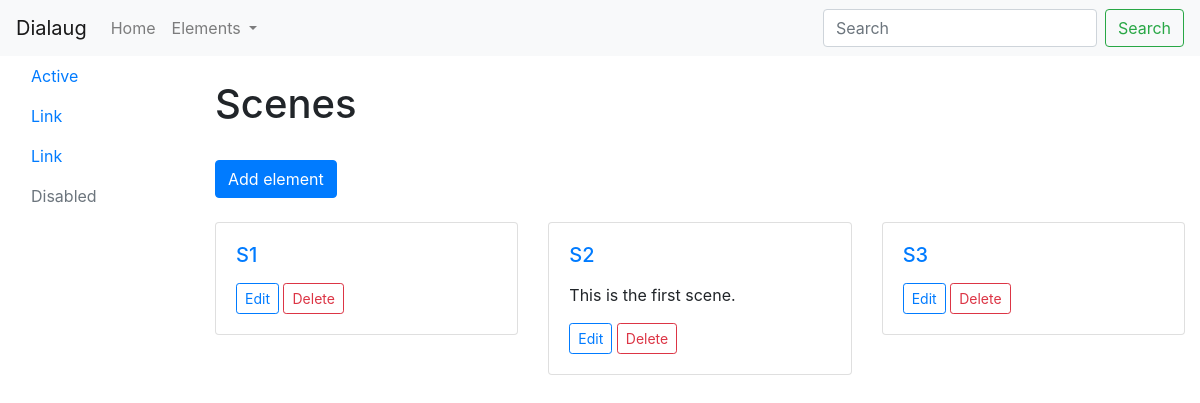
The page /scenes/ on the database as committed earlier.
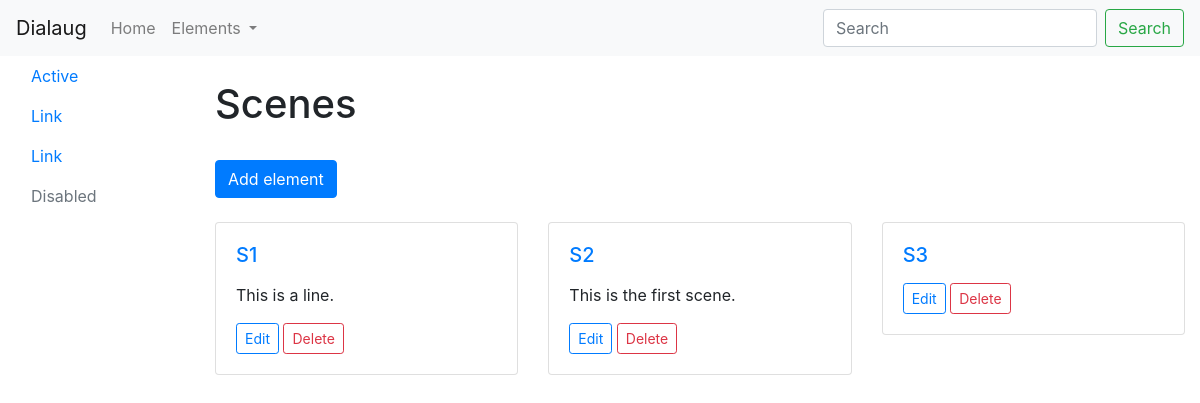
The same page on the database as committed later.
### scenes/models.py (models this page shows, shortened)
class Scene(models.Model):
    description = models.TextField(default='')
    characters = models.ManyToManyField(Character)
    def get_absolute_url(self):
        return reverse('scenes:show-scene', kwargs={'pk': self.pk})
    def get_edit_url(self):
        return reverse('scenes:edit-scene', kwargs={'pk': self.pk})
    def get_delete_url(self):
        return reverse('scenes:delete-scene', kwargs={'pk': self.pk})

### scenes/views.py (the view)
# urls.py: path('', views.IndexView.as_view(), name='index'),
class IndexView(generic.ListView):
    template_name = 'scenes/index.html'
    context_object_name = "scenes"
    def get_queryset(self):
        return Scene.objects.all()

### scenes/templates/scenes/index.html (shortened to what this page needs)
{% extends 'base.html' %}
{% block content %}
<div class="container-fluid">
    <div class="row">
        {% include 'side_nav.html' %}
        <div class="col-md-10">
                <br>
                <div class="row">
                    <div class="col-md-12">
                        <h1>Scenes</h1>
                        {% include 'create_header.html' %}
                        <div class="row">
                            {% for scene in scenes %}
                            <div class="col-md-4">
                                <div class="card">
                                    <div class="card-body">
                                        <h5 class="card-title"><a href="{{ scene.get_absolute_url }}">S{{ scene.pk }}</a></h5>
                                        <p class="card-text">{{ scene.description }}</p>
                                        <a href="{{ scene.get_edit_url }}" class="btn btn-outline-primary btn-sm">Edit</a>
                                        <a href="{{ scene.get_delete_url }}" class="btn btn-outline-danger btn-sm">Delete</a>
                                    </div>
                                </div>
                                <br>
                            </div>
                            {% endfor %}
                        </div>
                    </div>
                </div>
        </div>
    </div>
</div>
{% endblock %}

Rows that differ between the two databases and show on the page:
changed Scene id 1: description (not shown) → "This is a line."
